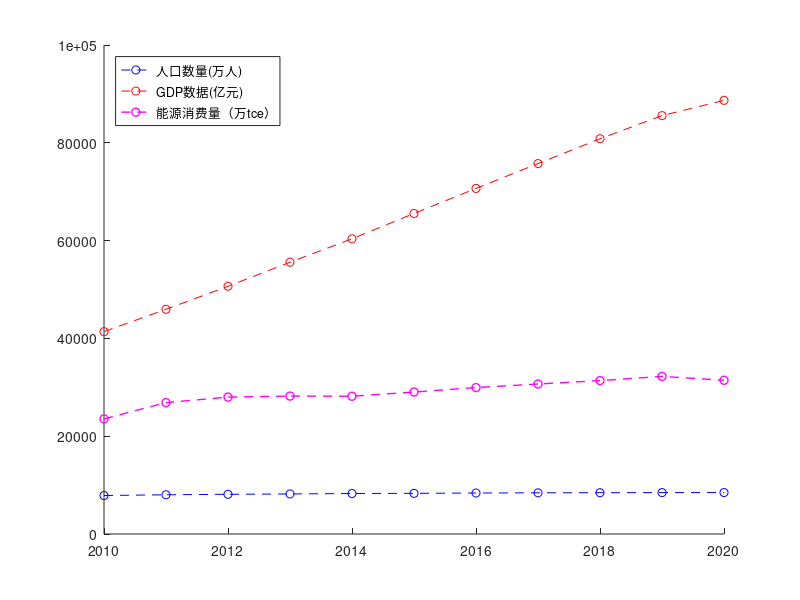
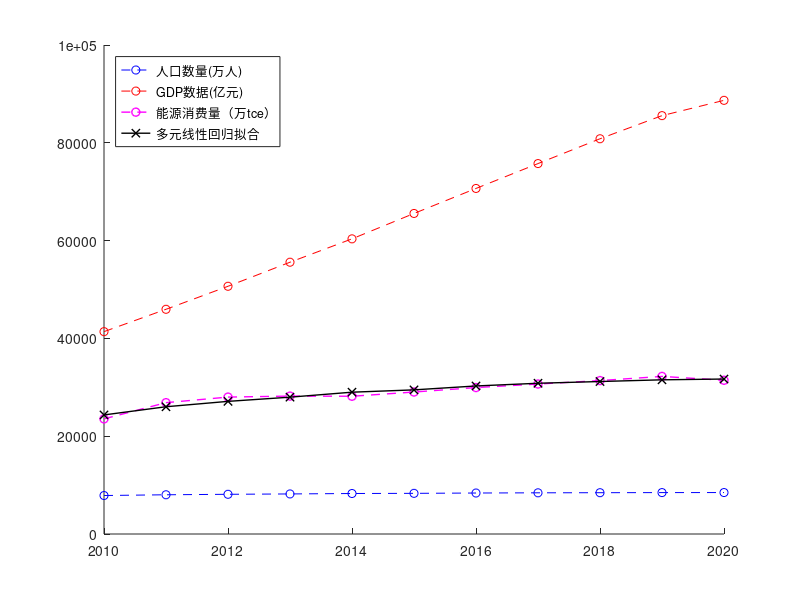
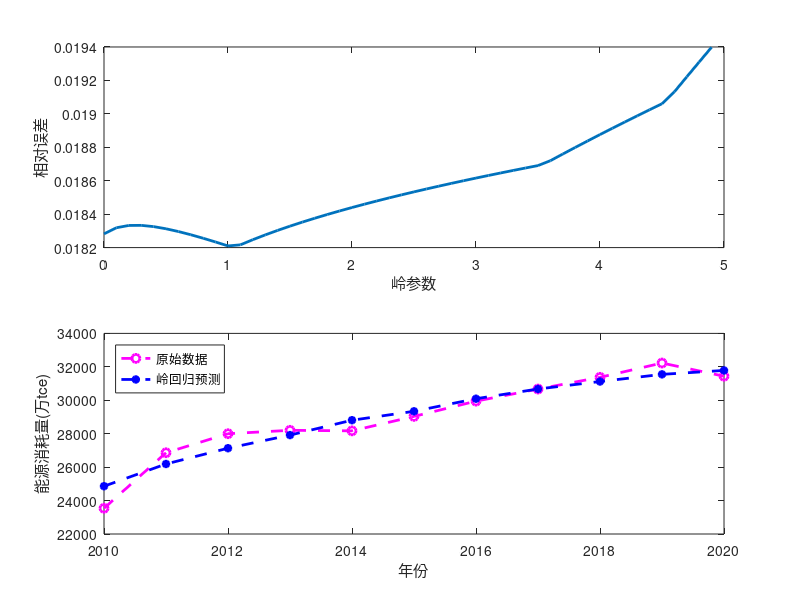

Reproduce these figures in MATLAB, in order. (Note: this script raises an error after producing the figures.)
% 代码说明：能源消费量预测

%% 数据预处理
clc
clear
close all
%2010~2020年人口数据
pop =  [7869.34	8022.99	8119.81	8192.44	8281.09	8315.11	8381.47	8423.50	8446.19	8469.09	8477.26]';
%2010~2020年GDP数据
gdp = [41383.87 45952.65 50660.20 55580.11 60359.43 65552.00 70665.71 75752.20 80827.71 85556.13 88683.21]';
%2010~2020年能源消费量数据
tce = [23539.31	26860.03 27999.22 28203.10	28170.51 29033.61 29947.98 30669.89	31373.13 32227.51 31438.00]';
t1=2010:2020;
figure(1);
hold on;
plot(t1,pop,'b--o');
plot(t1,gdp,'r--o');
plot(t1,tce,'m--o','LineWidth',1);
legend({'人口数量(万人)','GDP数据(亿元)','能源消费量（万tce）'},'Location','northwest');

%% 多元线性回归分析

% 因为用的3是维拟合，则 x 应该为 3*15 的矩阵，第一列为 1 ，第二列为 x1 ，第三列为 x2 , 第四列为 x3
% 15 代表的是 样本个数
len = length(tce);
pelta = ones(len,1);
x = [pelta, pop, gdp];

[b,bint,r,rint,stats]=regress(tce,x,0.05);     % 95%的置信区间

tce_NiHe = b(1) + b(2) .* pop + b(3) .* gdp  ;

figure(2);
hold on;
plot(t1,pop,'b--o');
plot(t1,gdp,'r--o');
plot(t1,tce,'m--o','LineWidth',1);
plot(t1,tce_NiHe,'kx-','LineWidth',1);
legend({'人口数量(万人)','GDP数据(亿元)','能源消费量（万tce）','多元线性回归拟合'},'Location','northwest');
R_2 = 1 - sum( (tce_NiHe - tce).^2 )./ sum( (tce - mean(tce)).^2 );
str = num2str(R_2);
disp(['拟合优度为：',str])
 
%% 多重共线性检验
%计算自变量的相关系数矩阵，发现两自变量相关系数高达0.98以上，因此需要进一步进行正则化处理
correlation_matrix = corrcoef(x);

%% 岭回归
%b=ridge(y,x,k,s);
%b是岭回归模型中的系数向量β=[β0，β1，β2，...，βn],β0是常数项，β1到βn是自变量x1到xn对应的系数
%y是因变量向量
%x是自变量矩阵，x=[x1,...,xn],每个xi都是列向量
%k是岭参数，岭参数不同，岭回归模型不同，要选取合适的岭参数
%s这个位置的参数只能填0或1，或者不填默认为0。0表示输出的系数β该是多少就是多少，1表示输出系数β是标准化后的


% ridge_x= [pop gdp];
% ridge_y = tce;


%先画出岭迹图，以便选取合适的岭参数
% k=0:1e-5:5e-3;    %岭参数
% b2=ridge(ridge_y,ridge_x,k,0); %回归系数
% 
% %岭迹图，一般选取开始平稳的“拐点”处的k值
% figure(3)
% plot(k,b2(1,:));
% hold on
% plot(k,b2(2,:));
% hold on
% plot(k,b2(3,:));
% plot(k,b2);
% xlabel('k');
% ylabel('β');
% title('岭迹');
% legend('pop','gdp','popgdp');



% %每个k对应的残差平方和的图，要选取会使残差平方和小的k值
% knum=size(b2,2);
% %sse=zeros(knum);
% y_gu=zeros(11,knum);
% for j=1:knum
%     t2=0;
%     for i=1:11
%         y_gu(i,j)=b2(1,j)*1+b2(2,j)*pop(i)+b2(3,j)*gdp(i);
%         t2=(y_gu(i,j)-ridge_y(i))^2+t2;
%     end
%         sse(j)=t2;
% end
% figure(4)
% plot(k,sse)
% xlabel('k')
% ylabel('SSE')
% title('残差平方和与k的关系图')

% %下面均是岭参数k=2情况
%  b3=ridge(ridge_y,ridge_x,2,0);%2是岭参数。最后一个位置的参数，是否输出标准化系数，0否1是
% y_gu=[[ones(18,1),x(：,:)]*b]1;%用岭回归模型求出来的函数估计值（向量）

%% 岭回归预测
ridge_x= [pop gdp];
ridge_y = tce;
k = 0:0.1:10;
B = ridge(ridge_y,ridge_x,k,0);
for  k1 = 1:length(k)
    A=B(:,k1);
    yn= A(1)+ridge_x*A(2:end);
    wucha(k1)=sum(abs(ridge_y-yn)./ridge_y)/length(ridge_y);
end
figure(5)
subplot(2,1,1);
plot(k(1:50),wucha(1:50),'LineWidth',2);
ylabel('相对误差');
xlabel('岭参数');

index=find(wucha==min(wucha));
xishu = ridge(ridge_y,ridge_x,k(index),0);
y_p= xishu(1)+ridge_x*xishu(2:end);
subplot(2,1,2);
plot(t1,tce,'m--o','LineWidth',2);
hold on
plot(t1,y_p,'b--*','LineWidth',2);
legend({'原始数据','岭回归预测'},'Location','northwest');
xlabel('年份');
ylabel('能源消耗量(万tce)');


%% 2021~2060能源消费量预测
popPre = xlsread('D:\FPGA_MATLAB_Learning\数学建模\结课报告\D题\Code\population_prediction\prePopData.xlsx');
preGdp = xlsread('D:\FPGA_MATLAB_Learning\数学建模\结课报告\D题\Code\Economy_prediction\preGdpData.xlsx');
ridge_x1 = [popPre preGdp];
enePre = xishu(1)+ridge_x1*xishu(2:end);
t2 = 2010:2060;
enePre(1:11) = tce;
figure(7)
plot(t2,enePre,'B--o','LineWidth',1);
legend('岭回归预测能源消费量','Location','northwest');
xlswrite('D:\FPGA_MATLAB_Learning\数学建模\结课报告\D题\Code\energyConsumption_prediction\enePredata.xlsx',enePre);









